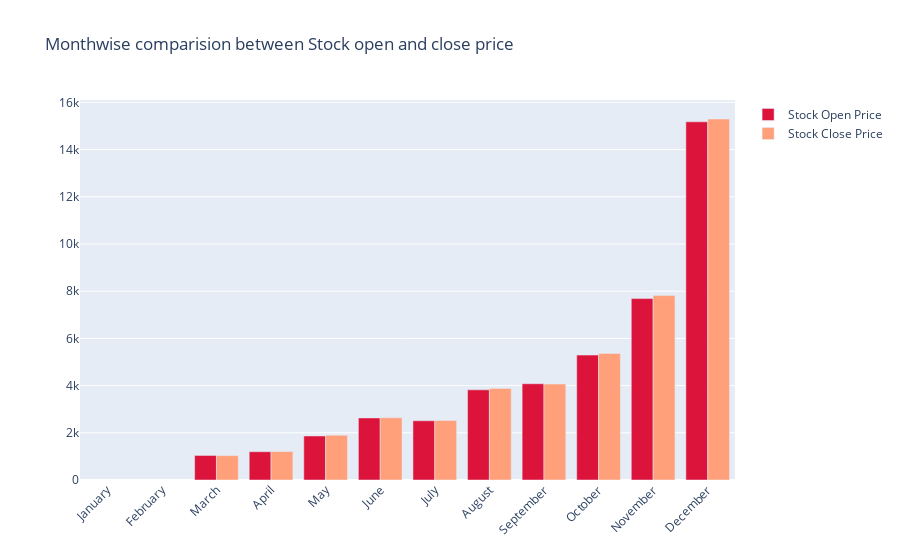

Write notebook code for a chart like this one.
### Code cell
# Or we can make use of plotly to compare the columns

fig = go.Figure()

fig.add_trace(go.Bar(
    x=months_17.index,
    y=months_17['Open'],
    name='Stock Open Price',
    marker_color='crimson'
))
fig.add_trace(go.Bar(
    x=months_17.index,
    y=months_17['Close'],
    name='Stock Close Price',
    marker_color='lightsalmon'
))

fig.update_layout(barmode='group', xaxis_tickangle=-45, 
                  title='Monthwise comparision between Stock open and close price')
fig.show()

### Figure 1 — Plotly figure (JSON) as saved in the notebook; plotly's stock layout.template omitted (floating-point values rounded to 4 significant figures)
{"data": [{"marker": {"color": "crimson"}, "name": "Stock Open Price", "type": "bar", "x": ["January", "February", "March", "April", "May", "June", "July", "August", "September", "October", "November", "December"], "y": [null, null, 1040.0, 1198.0, 1866.0, 2631.0, 2509.0, 3820.0, 4077.0, 5291.0, 7686.0, 15180.0]}, {"marker": {"color": "lightsalmon"}, "name": "Stock Close Price", "type": "bar", "x": ["January", "February", "March", "April", "May", "June", "July", "August", "September", "October", "November", "December"], "y": [null, null, 1032.0, 1207.0, 1895.0, 2636.0, 2519.0, 3881.0, 4065.0, 5360.0, 7813.0, 15290.0]}], "layout": {"barmode": "group", "title": {"text": "Monthwise comparision between Stock open and close price"}, "xaxis": {"tickangle": -45}}}
